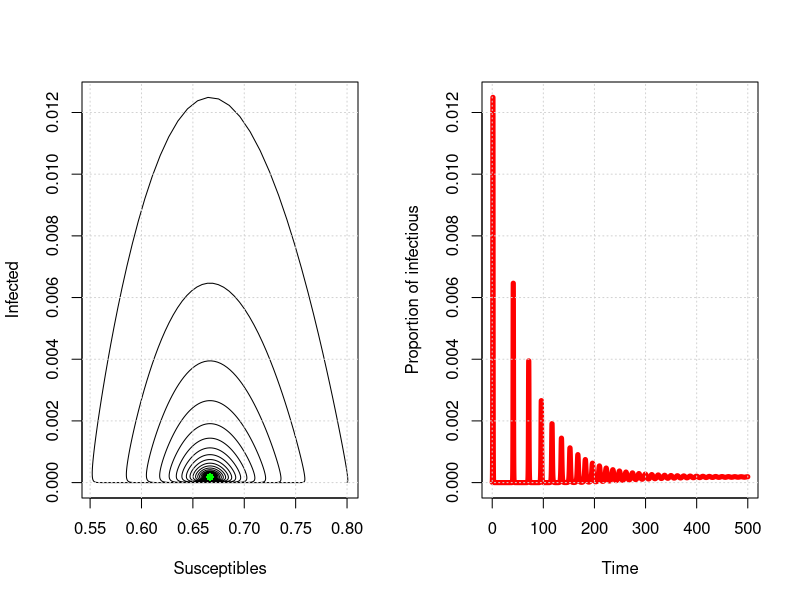

Generate this figure with R:
### Library you have to include
library("deSolve")

SIRfunc <- function(t, x, parms)
{
	### Initial conditions
	S <- x[1] 
	I <- x[2]
	
	### ODE implementation
	with(as.list(parms),   
{ 
	dS <- mu - beta*S*I - mu*S
	dI <- beta*S*I - (gamma+mu)*I
	
	out <- c(dS, dI) 
	list(out)
})
} 



SIR.simul <- function(horizon, timestep,
					  S.0,I.0,
					  mu,gamma,R0)
{
	### Conviniently name parameters
	parms <- c( mu=mu, gamma=gamma, beta=beta )
	
	### Set initial conditions
	inits <- c( S = S.0, 
				I =I.0  )
	
	### Create the vector of times the ODE will be solved on
	dt <- seq(0,horizon,timestep)
	
	### Solve ODE using 'lsoda'
	### and save result in a 'data frame'
	simulation <- as.data.frame(lsoda(inits, dt, 
									  SIRfunc, 
									  parms=parms))
	
	### Return the data frame of simulated values
	return(simulation)
}


#### TEST ####
if(1)
{
	horizon = 500           #500
	timestep = 10/365      #10/365
	
	S.0 = 0.8
	I.0 = 1E-5  #  = 1/100,000
	
	mu <- 1/60
	gamma <- 365/12
	R0 <- 1.5
	eps <- mu/(gamma+mu)
	beta <- R0*(gamma+mu)
	
	# Run Simulation
	
	simulation <- SIR.simul(horizon, timestep,
							S.0,I.0,
							mu,gamma,R0)
	
	
	# Run Simulation with another set of parameters
	simulation2 <- SIR.simul(horizon, timestep,
							S.0*0.99,I.0,
							mu,gamma,R0)
	
	
	#Endemic equilibrium
	S.ee <- 1/R0
	I.ee <- (1-1/R0)*eps
	
	
	### ===== PLOTS ====
	
	par(mfrow=c(1,2))
	
	plot(x = simulation$S,
		 y = (simulation$I),
		 cex = 0.5,
		 xlab="Susceptibles", ylab="Infected",
		 typ="l")
	points(x=S.ee,y=(I.ee),col="green",pch=16)
	grid()
	
	plot(simulation$time,simulation$I, type="l", col="red", 
		 lwd=5,
		 xlab="Time", ylab="Proportion of infectious",
		 cex=2)
	grid()
	
	if(0)
	{lines(simulation2$time,simulation2$I,
		  col="blue", lwd=5)}
}
